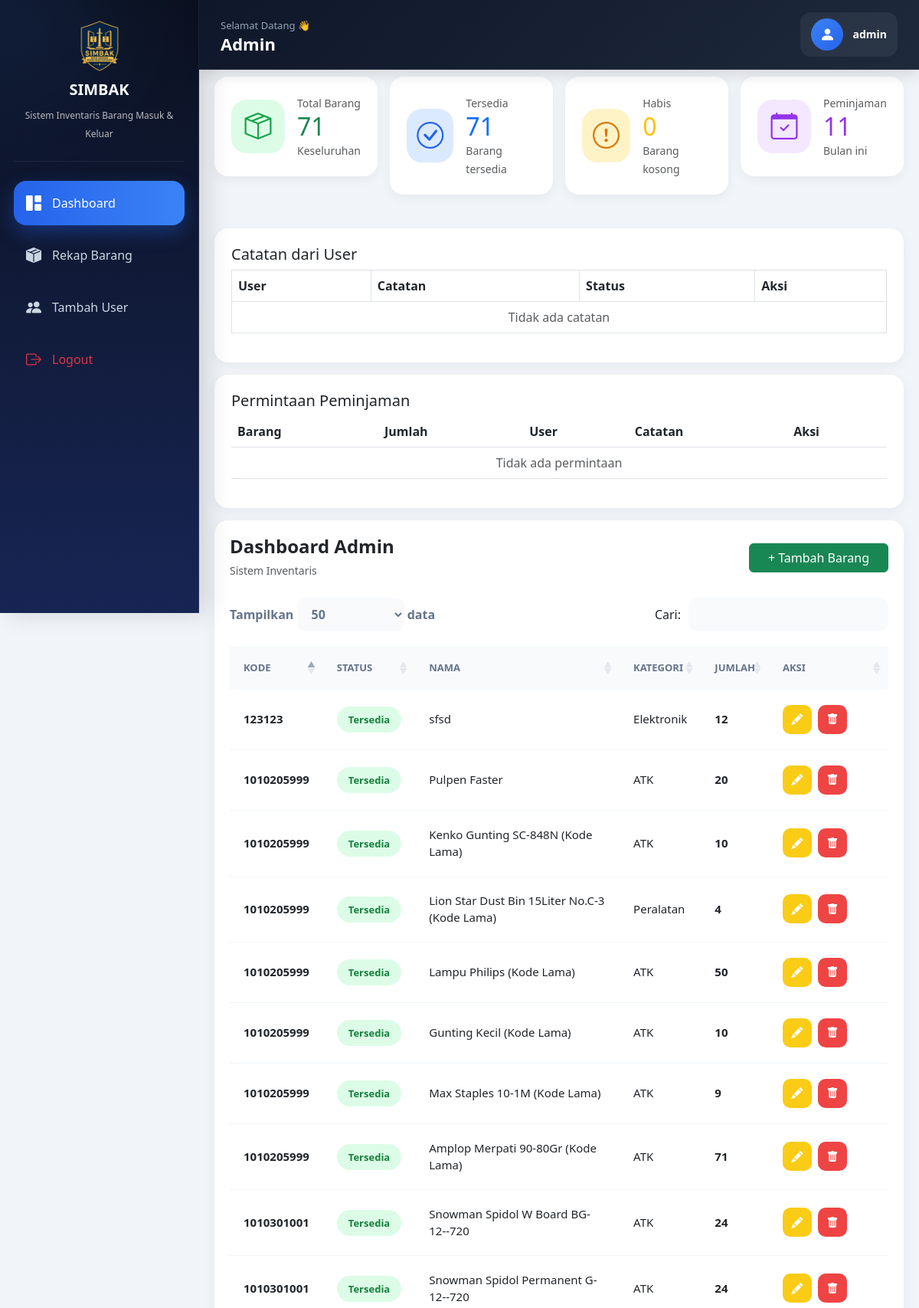
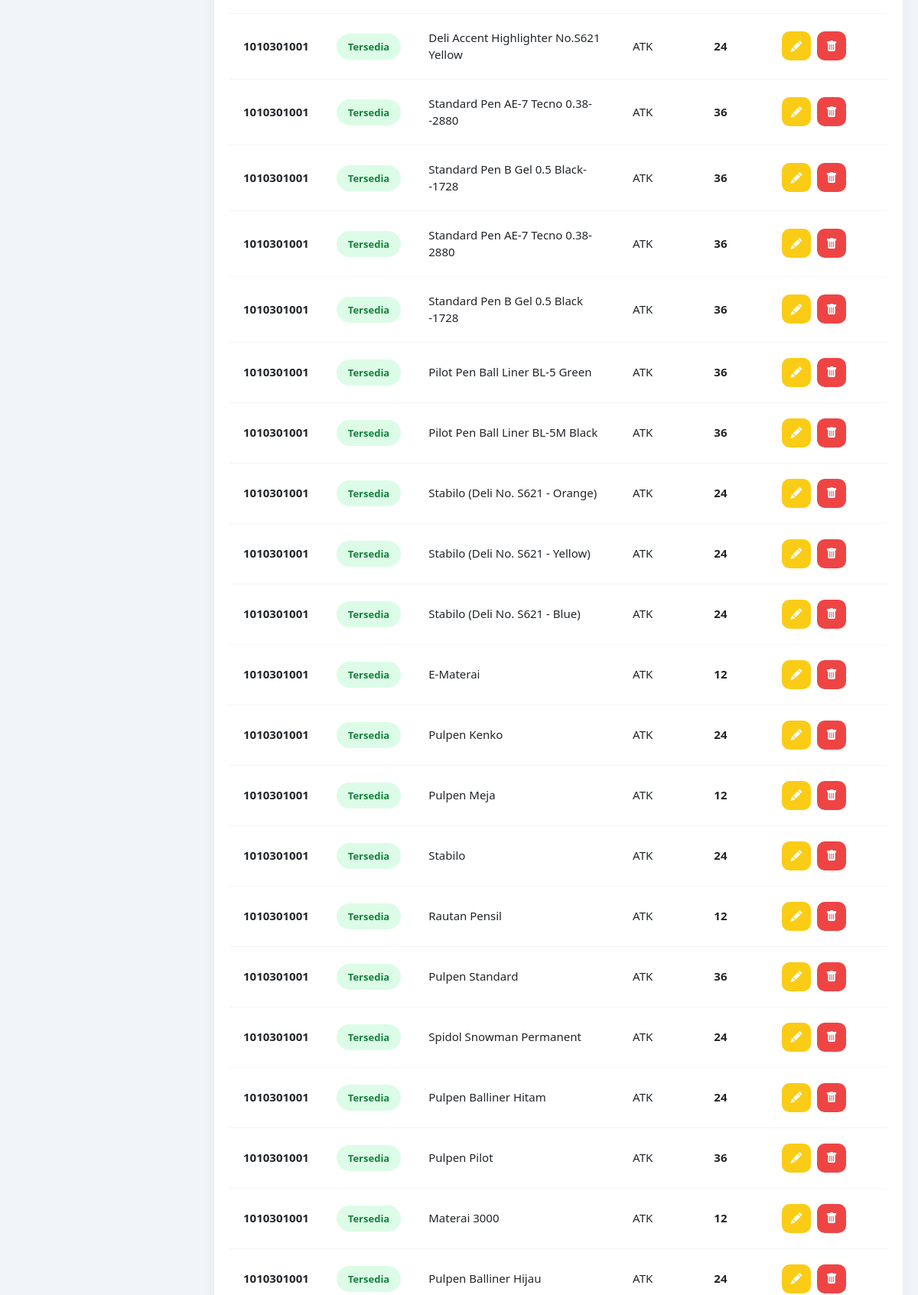
Page /admin/dashboard.php (signed in, upper part) on the committed database (2 pictures, top to bottom).
### tables this page shows
CREATE TABLE `barang` (
  `id` int(11) NOT NULL,
  `nama_barang` varchar(100) DEFAULT NULL,
  `jumlah` int(11) DEFAULT NULL,
  `lokasi` varchar(100) DEFAULT NULL,
  `kondisi` varchar(50) DEFAULT NULL,
  `kode_barang` varchar(50) DEFAULT NULL,
  `status` varchar(50) DEFAULT NULL,
  `kategori` varchar(50) DEFAULT NULL
);

### admin/dashboard.php (the view, shortened to what this page needs)
<?php
include '../config/koneksi.php';
$data_pinjam = mysqli_query($conn,"
SELECT p.*, b.nama_barang, u.username
FROM peminjaman p
JOIN barang b ON p.barang_id = b.id
JOIN users u ON p.user_id = u.id
WHERE p.status='pending'
");
$total_barang = mysqli_num_rows(mysqli_query($conn,"SELECT * FROM barang"));
$tersedia = mysqli_num_rows(mysqli_query($conn,"SELECT * FROM barang WHERE jumlah > 0"));
$habis = mysqli_num_rows(mysqli_query($conn,"SELECT * FROM barang WHERE jumlah = 0"));
$bulan = date('Y-m');
$total_pinjam = mysqli_num_rows(mysqli_query($conn,"
SELECT * FROM peminjaman
WHERE status='disetujui'
AND DATE_FORMAT(created_at,'%Y-%m')='$bulan'
"));
?>
<!DOCTYPE html>
<html>
<head>
    <link href="https://cdn.jsdelivr.net/npm/bootstrap@5.3.0/dist/css/bootstrap.min.css" rel="stylesheet">
    <link href="https://cdn.jsdelivr.net/npm/bootstrap-icons/font/bootstrap-icons.css" rel="stylesheet">
    <link rel="stylesheet"
href="https://cdn.datatables.net/1.13.6/css/jquery.dataTables.min.css">
<link rel="stylesheet"
href="https://cdn.datatables.net/buttons/2.4.2/css/buttons.dataTables.min.css">
</head>
<body>
    <div class="navbar-custom">
    <div class="navbar-left">
        <small>Selamat Datang 👋</small>
        <h5>
            Admin
        </h5>
    </div>
    <div class="navbar-right">
        <div class="profile-box">
            <div class="profile-avatar">
                <i class="bi bi-person-fill"></i>
            </div>
            <div class="profile-info">
                <b><?= $_SESSION['username']; ?></b><br>
            </div>
        </div>
    </div>
</div>
    <div class="wrapper">
        <div class="sidebar d-flex flex-column">
            <div class="logo">
                <img src="polos.png">
                <h5>SIMBAK</h5>
                <small>Sistem Inventaris Barang Masuk & Keluar</small>
            </div>
           <a href="dashboard.php" class="active">
    <i class="bi bi-grid-1x2-fill"></i>
    <span>Dashboard</span>
</a>
<a href="rekap_barang.php">
    <i class="bi bi-box-seam-fill"></i>
    <span>Rekap Barang</span>
</a>
<a href="proses_tambah_user.php">
    <i class="bi bi-people-fill"></i>
    <span>Tambah User</span>
</a>
<a href="../auth/logout.php" class="text-danger">
    <i class="bi bi-box-arrow-right"></i>
    <span>Logout</span>
</a>
        </div>
        <div class="content">
            <div class="row mb-4 g-3">
                <div class="col-md-3">
                    <div class="card-box d-flex align-items-center gap-3">
                        <div style="
                width:70px;
                height:70px;
                border-radius:20px;
                background:#dcfce7;
                display:flex;
                align-items:center;
                justify-content:center;
                font-size:35px;
                color:#16a34a;
            ">
                            <i class="bi bi-box-seam"></i>
                        </div>
                        <div>
                            <small class="text-muted">Total Barang</small>
                            <h2 class="mb-0 text-success">
                                <?= $total_barang ?>
                            </h2>
                            <small class="text-muted">
                                Keseluruhan
                            </small>
                        </div>
                    </div>
                </div>
                <div class="col-md-3">
                    <div class="card-box d-flex align-items-center gap-3">
                        <div style="
                width:70px;
                height:70px;
                border-radius:20px;
                background:#dbeafe;
                display:flex;
                align-items:center;
                justify-content:center;
                font-size:35px;
                color:#2563eb;
            ">
                            <i class="bi bi-check-circle"></i>
                        </div>
                        <div>
                            <small class="text-muted">Tersedia</small>
                            <h2 class="mb-0 text-primary">
                                <?= $tersedia ?>
                            </h2>
                            <small class="text-muted">
                                Barang tersedia
                            </small>
                        </div>
                    </div>
                </div>
                <div class="col-md-3">
                    <div class="card-box d-flex align-items-center gap-3">
                        <div style="
                width:70px;
                height:70px;
                border-radius:20px;
                background:#fef3c7;
                display:flex;
                align-items:center;
                justify-content:center;
                font-size:35px;
                color:#d97706;
            ">
                            <i class="bi bi-exclamation-circle"></i>
                        </div>
                        <div>
                            <small class="text-muted">Habis</small>
                            <h2 class="mb-0 text-warning">
                                <?= $habis ?>
                            </h2>
                            <small class="text-muted">
                                Barang kosong
                            </small>
                        </div>
                    </div>
                </div>
                <div class="col-md-3">
                    <div class="card-box d-flex align-items-center gap-3">
                        <div style="
                width:70px;
                height:70px;
                border-radius:20px;
                background:#f3e8ff;
                display:flex;
                align-items:center;
                justify-content:center;
                font-size:35px;
                color:#9333ea;
            ">
                            <i class="bi bi-calendar-check"></i>
                        </div>
                        <div>
                            <small class="text-muted">Peminjaman</small>
                            <h2 class="mb-0 text-purple">
                                <?= $total_pinjam ?>
                            </h2>
                            <small class="text-muted">
                                Bulan ini
                            </small>
                        </div>
                    </div>
                </div>
            </div>
            <div class="card-box mb-3">
                <h5>Catatan dari User</h5>
                <div class="table-responsive">
                    <table class="table table-bordered align-middle">
                        <tr>
                            <th>User</th>
                            <th>Catatan</th>
                            <th>Status</th>
                            <th>Aksi</th>
                        </tr>
                        <?php
        $catatan = mysqli_query($conn,"
        SELECT c.*, u.username
        FROM catatan_user c
        JOIN users u ON c.user_id = u.id
        ORDER BY c.id DESC
        ");
        if(mysqli_num_rows($catatan) > 0){
        while($c = mysqli_fetch_assoc($catatan)){
        ?>
                        <tr>
                            <td><?= $c['username'] ?></td>
                            <td><?= $c['isi_catatan'] ?></td>
                            <td>
                                <?php
$status = isset($c['status']) ? $c['status'] : 'baru';
if($status == 'baru'){ ?>
                                <span class="badge bg-warning">Baru</span>
                                <?php } else { ?>
                                <span class="badge bg-success">Dibaca</span>
                                <?php } ?>
                            </td>
                            <td>
                                <a href="?baca=<?= $c['id'] ?>" class="btn btn-success btn-sm">✔</a>
                                <a href="?hapus=<?= $c['id'] ?>" class="btn btn-danger btn-sm"
                                    onclick="return confirm('Hapus catatan?')">✖</a>
                            </td>
                        </tr>
                        <?php }} else { ?>
                        <tr>
                            <td colspan="4" class="text-center text-muted">
                                Tidak ada catatan
                            </td>
                        </tr>
                        <?php } ?>
                    </table>
                </div>
            </div>
            <div class="card-box mb-3">
                <h5>Permintaan Peminjaman</h5>
                <div class="table-responsive">
                    <table class="table table-hover">
                        <thead>
                            <tr>
                                <th>Barang</th>
                                <th>Jumlah</th>
                                <th>User</th>
                                <th>Catatan</th>
                                <th>Aksi</th>
                            </tr>
                        </thead>
                        <tbody>
                            <?php
                if(mysqli_num_rows($data_pinjam) > 0){
                while($p = mysqli_fetch_assoc($data_pinjam)){
                ?>
                            <tr>
                                <td><?= $p['nama_barang'] ?></td>
                                <td><?= $p['jumlah'] ?></td>
                                <td><?= $p['username'] ?></td>
                                <td><?= $p['catatan'] ?></td>
                                <td>
                                    <a href="dashboard.php?aksi=terima&id=<?= $p['id'] ?>"
                                        class="btn btn-success btn-sm"
                                        onclick="return confirm('Terima permintaan ini?')">✔</a>
                                    <a href="dashboard.php?aksi=tolak&id=<?= $p['id'] ?>" class="btn btn-danger btn-sm"
                                        onclick="return confirm('Tolak permintaan ini?')">✖</a>
                                </td>
                            </tr>
                            <?php }} else { ?>
                            <tr>
                                <td colspan="5" class="text-center text-muted">
                                    Tidak ada permintaan
                                </td>
                            </tr>
                            <?php } ?>
                        </tbody>
                    </table>
                </div>
            </div>
<div class="card-box table-wrapper">
    <div class="d-flex justify-content-between align-items-center flex-wrap mb-4">
        <div>
            <h4 class="mb-1 fw-bold">Dashboard Admin</h4>
            <small class="text-muted">Sistem Inventaris</small>
        </div>
        <div class="d-flex align-items-center gap-2 flex-wrap">
            <button
                class="btn btn-success px-4"
                data-bs-toggle="modal"
                data-bs-target="#modalTambah"
            >
                + Tambah Barang
            </button>
        </div>
    </div>
    <table id="tableBarang" class="table align-middle">
        <thead>
            <tr>
                <th>Kode</th>
                <th>Status</th>
                <th>Nama</th>
                <th>Kategori</th>
                <th>Jumlah</th>
                <th width="120">Aksi</th>
            </tr>
        </thead>
        <tbody>
            <?php
            $data = mysqli_query($conn,"SELECT * FROM barang ORDER BY id DESC");
            while($d=mysqli_fetch_assoc($data)){
            ?>
            <tr>
                <td>
                    <strong><?= $d['kode_barang']; ?></strong>
                </td>
                <td>
                    <?php if($d['jumlah'] > 0){ ?>
                        <span class="badge-modern">
                            Tersedia
                        </span>
                    <?php } else { ?>
                        <span class="badge bg-danger rounded-pill px-3 py-2">
                            Habis
                        </span>
                    <?php } ?>
                </td>
                <td>
                    <?= $d['nama_barang']; ?>
                </td>
                <td>
                    <?= $d['kategori']; ?>
                </td>
                <td>
                    <strong><?= $d['jumlah']; ?></strong>
                </td>
                <td>
                    <div class="d-flex gap-2">
                        <button
                            class="btn-action btn-edit"
                            onclick="editData(
                                '<?= $d['id'] ?>',
                                '<?= $d['kode_barang'] ?>',
                                '<?= $d['nama_barang'] ?>',
                                '<?= $d['jumlah'] ?>',
                                '<?= $d['kategori'] ?>'
                            )"
                        >
                            <i class="bi bi-pencil-fill"></i>
                        </button>
                        <a
                            href="hapus_barang.php?id=<?= $d['id'] ?>"
                            class="btn-action btn-delete d-flex align-items-center justify-content-center"
                            onclick="return confirm('Hapus barang ini?')"
                        >
                            <i class="bi bi-trash-fill"></i>
                        </a>
                    </div>
                </td>
            </tr>
            <?php } ?>
        </tbody>
    </table>
</div>
        </div>
    </div>
</body>
</html>

### rows in the picture
barang: kode_barang "123123", shows "Tersedia", nama_barang "sfsd", kategori "Elektronik", jumlah "12"
barang: kode_barang "1010301001", shows "Tersedia", nama_barang "Snowman Spidol W Board BG-12--720", kategori "ATK", jumlah "24"
barang: kode_barang "1010301001", shows "Tersedia", nama_barang "Snowman Spidol Permanent G-12--720", kategori "ATK", jumlah "24"
barang: kode_barang "1010301001", shows "Tersedia", nama_barang "Deli Accent Highlighter No.S621 Yellow", kategori "ATK", jumlah "24"
barang: kode_barang "1010301001", shows "Tersedia", nama_barang "Standard Pen AE-7 Tecno 0.38--2880", kategori "ATK", jumlah "36"
barang: kode_barang "1010301001", shows "Tersedia", nama_barang "Standard Pen B Gel 0.5 Black--1728", kategori "ATK", jumlah "36"
barang: kode_barang "1010301001", shows "Tersedia", nama_barang "Standard Pen AE-7 Tecno 0.38-2880", kategori "ATK", jumlah "36"
barang: kode_barang "1010301001", shows "Tersedia", nama_barang "Standard Pen B Gel 0.5 Black -1728", kategori "ATK", jumlah "36"
barang: kode_barang "1010301001", shows "Tersedia", nama_barang "Pilot Pen Ball Liner BL-5 Green", kategori "ATK", jumlah "36"
barang: kode_barang "1010301001", shows "Tersedia", nama_barang "Pilot Pen Ball Liner BL-5M Black", kategori "ATK", jumlah "36"
barang: kode_barang "1010301001", shows "Tersedia", nama_barang "Stabilo (Deli No. S621 - Orange)", kategori "ATK", jumlah "24"
barang: kode_barang "1010301001", shows "Tersedia", nama_barang "Stabilo (Deli No. S621 - Yellow)", kategori "ATK", jumlah "24"
barang: kode_barang "1010301001", shows "Tersedia", nama_barang "Stabilo (Deli No. S621 - Blue)", kategori "ATK", jumlah "24"
barang: kode_barang "1010301001", shows "Tersedia", nama_barang "E-Materai", kategori "ATK", jumlah "12"
barang: kode_barang "1010301001", shows "Tersedia", nama_barang "Pulpen Kenko", kategori "ATK", jumlah "24"
barang: kode_barang "1010301001", shows "Tersedia", nama_barang "Pulpen Meja", kategori "ATK", jumlah "12"
barang: kode_barang "1010301001", shows "Tersedia", nama_barang "Stabilo", kategori "ATK", jumlah "24"
barang: kode_barang "1010301001", shows "Tersedia", nama_barang "Rautan Pensil", kategori "ATK", jumlah "12"
barang: kode_barang "1010301001", shows "Tersedia", nama_barang "Pulpen Standard", kategori "ATK", jumlah "36"
barang: kode_barang "1010301001", shows "Tersedia", nama_barang "Spidol Snowman Permanent", kategori "ATK", jumlah "24"
barang: kode_barang "1010301001", shows "Tersedia", nama_barang "Pulpen Balliner Hitam", kategori "ATK", jumlah "24"
barang: kode_barang "1010301001", shows "Tersedia", nama_barang "Pulpen Pilot", kategori "ATK", jumlah "36"
barang: kode_barang "1010301001", shows "Tersedia", nama_barang "Materai 3000", kategori "ATK", jumlah "12"
barang: kode_barang "1010301001", shows "Tersedia", nama_barang "Pulpen Balliner Hijau", kategori "ATK", jumlah "24"
barang: kode_barang "1010205999", shows "Tersedia", nama_barang "Pulpen Faster", kategori "ATK", jumlah "20"
barang: kode_barang "1010205999", shows "Tersedia", nama_barang "Kenko Gunting SC-848N (Kode Lama)", kategori "ATK", jumlah "10"
barang: kode_barang "1010205999", shows "Tersedia", nama_barang "Lion Star Dust Bin 15Liter No.C-3 (Kode Lama)", kategori "Peralatan", jumlah "4"
barang: kode_barang "1010205999", shows "Tersedia", nama_barang "Lampu Philips (Kode Lama)", kategori "ATK", jumlah "50"
barang: kode_barang "1010205999", shows "Tersedia", nama_barang "Gunting Kecil (Kode Lama)", kategori "ATK", jumlah "10"
barang: kode_barang "1010205999", shows "Tersedia", nama_barang "Max Staples 10-1M (Kode Lama)", kategori "ATK", jumlah "9"
barang: kode_barang "1010205999", shows "Tersedia", nama_barang "Amplop Merpati 90-80Gr (Kode Lama)", kategori "ATK", jumlah "71"

### other values in the picture
$_SESSION['username'] "admin"
$total_barang "71"
$tersedia "71"
$habis "0"
$total_pinjam "11"
